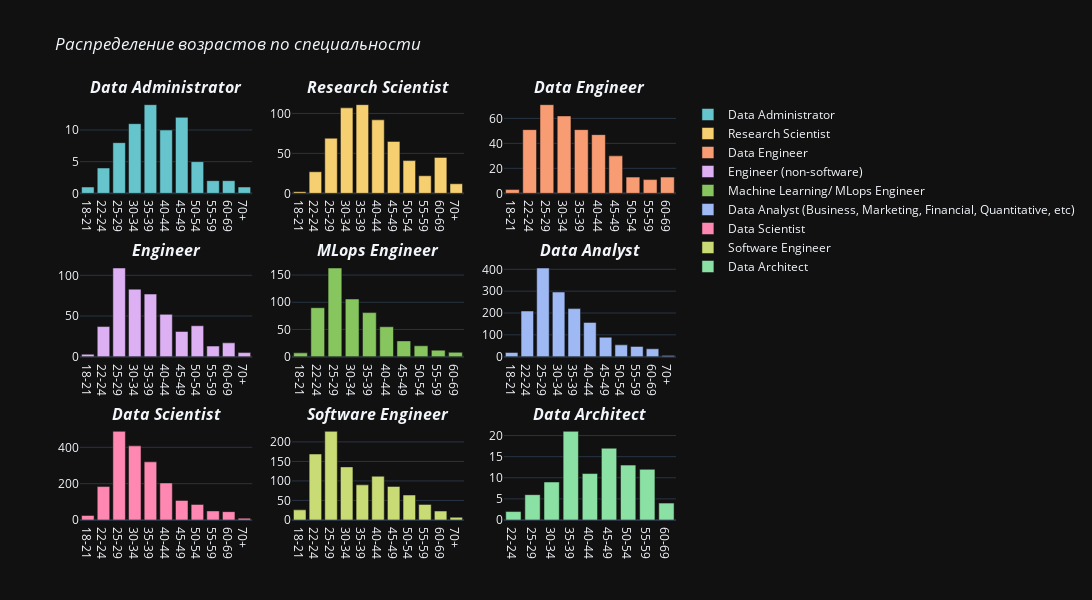

Here is the notebook cell this chart was saved with:
### Code cell
t4 = data[
    ((data['Q23'] == 'Data Administrator') |
    (data['Q23'] == 'Data Analyst (Business, Marketing, Financial, Quantitative, etc)') |
    (data['Q23'] == 'Data Engineer') |
    (data['Q23'] == 'Data Scientist') |
    (data['Q23'] == 'Engineer (non-software)') |
    (data['Q23'] == 'Machine Learning/ MLops Engineer') |
    (data['Q23'] == 'Research Scientist') |
    (data['Q23'] == 'Software Engineer') |
    (data['Q23'] == 'Data Architect')) & data['Q2']
]
df_spec_1 = t4[['Q23', 'Q2']].value_counts().reset_index()
df_spec_1.columns = ['Q23', 'Q2', 'value_counts']
df_spec = df_spec_1.sort_values(by = 'Q2')

df_pro = df_spec['Q23'].unique()
df_pro[3] = 'Engineer'
df_pro[4] = 'MLops Engineer'
df_pro[5] = 'Data Analyst'

formatted_values = df_pro.tolist()
formatted_values = list(map(lambda x: f'<b><i>{x}</i></b>', formatted_values))

fig = make_subplots(rows = 3, cols = 3, shared_xaxes = False, shared_yaxes = False, subplot_titles = formatted_values)

colors = px.colors.qualitative.Pastel

for i, q23 in enumerate(df_spec['Q23'].unique()):
    set = df_spec[df_spec['Q23'] == q23]
    row = i//3 +1
    col = i%3 + 1
    fig.add_trace(go.Bar(x = set['Q2'], y = set['value_counts'], name = q23, marker_color = colors[i]), row = row, col = col)

fig.update_layout(height = 600, width = 1200, title_text = "<i>Распределение возрастов по специальности</i>")
# fig.write_image("../misc/images/t4.svg")
fig.show()

### Figure 1 — Plotly figure (JSON) as saved in the notebook; plotly's stock layout.template omitted (floating-point values rounded to 4 significant figures)
{"data": [{"marker": {"color": "rgb(102, 197, 204)"}, "name": "Data Administrator", "x": ["18-21", "22-24", "25-29", "30-34", "35-39", "40-44", "45-49", "50-54", "55-59", "60-69", "70+"], "y": [1, 4, 8, 11, 14, 10, 12, 5, 2, 2, 1], "type": "bar", "xaxis": "x", "yaxis": "y"}, {"marker": {"color": "rgb(246, 207, 113)"}, "name": "Research Scientist", "x": ["18-21", "22-24", "25-29", "30-34", "35-39", "40-44", "45-49", "50-54", "55-59", "60-69", "70+"], "y": [2, 27, 69, 107, 111, 92, 65, 41, 22, 45, 12], "type": "bar", "xaxis": "x2", "yaxis": "y2"}, {"marker": {"color": "rgb(248, 156, 116)"}, "name": "Data Engineer", "x": ["18-21", "22-24", "25-29", "30-34", "35-39", "40-44", "45-49", "50-54", "55-59", "60-69"], "y": [3, 51, 71, 62, 51, 47, 30, 13, 11, 13], "type": "bar", "xaxis": "x3", "yaxis": "y3"}, {"marker": {"color": "rgb(220, 176, 242)"}, "name": "Engineer (non-software)", "x": ["18-21", "22-24", "25-29", "30-34", "35-39", "40-44", "45-49", "50-54", "55-59", "60-69", "70+"], "y": [3, 37, 109, 83, 77, 52, 31, 38, 13, 17, 5], "type": "bar", "xaxis": "x4", "yaxis": "y4"}, {"marker": {"color": "rgb(135, 197, 95)"}, "name": "Machine Learning/ MLops Engineer", "x": ["18-21", "22-24", "25-29", "30-34", "35-39", "40-44", "45-49", "50-54", "55-59", "60-69"], "y": [7, 90, 163, 106, 81, 55, 29, 20, 12, 8], "type": "bar", "xaxis": "x5", "yaxis": "y5"}, {"marker": {"color": "rgb(158, 185, 243)"}, "name": "Data Analyst (Business, Marketing, Financial, Quantitative, etc)", "x": ["18-21", "22-24", "25-29", "30-34", "35-39", "40-44", "45-49", "50-54", "55-59", "60-69", "70+"], "y": [19, 209, 406, 296, 220, 157, 89, 54, 47, 36, 5], "type": "bar", "xaxis": "x6", "yaxis": "y6"}, {"marker": {"color": "rgb(254, 136, 177)"}, "name": "Data Scientist", "x": ["18-21", "22-24", "25-29", "30-34", "35-39", "40-44", "45-49", "50-54", "55-59", "60-69", "70+"], "y": [25, 184, 488, 408, 320, 204, 108, 86, 50, 46, 10], "type": "bar", "xaxis": "x7", "yaxis": "y7"}, {"marker": {"color": "rgb(201, 219, 116)"}, "name": "Software Engineer", "x": ["18-21", "22-24", "25-29", "30-34", "35-39", "40-44", "45-49", "50-54", "55-59", "60-69", "70+"], "y": [26, 169, 227, 136, 90, 112, 86, 64, 40, 23, 7], "type": "bar", "xaxis": "x8", "yaxis": "y8"}, {"marker": {"color": "rgb(139, 224, 164)"}, "name": "Data Architect", "x": ["22-24", "25-29", "30-34", "35-39", "40-44", "45-49", "50-54", "55-59", "60-69"], "y": [2, 6, 9, 21, 11, 17, 13, 12, 4], "type": "bar", "xaxis": "x9", "yaxis": "y9"}], "layout": {"xaxis": {"anchor": "y", "domain": [0.0, 0.2889]}, "yaxis": {"anchor": "x", "domain": [0.7778, 1.0]}, "xaxis2": {"anchor": "y2", "domain": [0.3556, 0.6444]}, "yaxis2": {"anchor": "x2", "domain": [0.7778, 1.0]}, "xaxis3": {"anchor": "y3", "domain": [0.7111, 1.0]}, "yaxis3": {"anchor": "x3", "domain": [0.7778, 1.0]}, "xaxis4": {"anchor": "y4", "domain": [0.0, 0.2889]}, "yaxis4": {"anchor": "x4", "domain": [0.3889, 0.6111]}, "xaxis5": {"anchor": "y5", "domain": [0.3556, 0.6444]}, "yaxis5": {"anchor": "x5", "domain": [0.3889, 0.6111]}, "xaxis6": {"anchor": "y6", "domain": [0.7111, 1.0]}, "yaxis6": {"anchor": "x6", "domain": [0.3889, 0.6111]}, "xaxis7": {"anchor": "y7", "domain": [0.0, 0.2889]}, "yaxis7": {"anchor": "x7", "domain": [0.0, 0.2222]}, "xaxis8": {"anchor": "y8", "domain": [0.3556, 0.6444]}, "yaxis8": {"anchor": "x8", "domain": [0.0, 0.2222]}, "xaxis9": {"anchor": "y9", "domain": [0.7111, 1.0]}, "yaxis9": {"anchor": "x9", "domain": [0.0, 0.2222]}, "annotations": [{"font": {"size": 16}, "showarrow": false, "text": "<b><i>Data Administrator</i></b>", "x": 0.1444, "xanchor": "center", "xref": "paper", "y": 1.0, "yanchor": "bottom", "yref": "paper"}, {"font": {"size": 16}, "showarrow": false, "text": "<b><i>Research Scientist</i></b>", "x": 0.5, "xanchor": "center", "xref": "paper", "y": 1.0, "yanchor": "bottom", "yref": "paper"}, {"font": {"size": 16}, "showarrow": false, "text": "<b><i>Data Engineer</i></b>", "x": 0.8556, "xanchor": "center", "xref": "paper", "y": 1.0, "yanchor": "bottom", "yref": "paper"}, {"font": {"size": 16}, "showarrow": false, "text": "<b><i>Engineer</i></b>", "x": 0.1444, "xanchor": "center", "xref": "paper", "y": 0.6111, "yanchor": "bottom", "yref": "paper"}, {"font": {"size": 16}, "showarrow": false, "text": "<b><i>MLops Engineer</i></b>", "x": 0.5, "xanchor": "center", "xref": "paper", "y": 0.6111, "yanchor": "bottom", "yref": "paper"}, {"font": {"size": 16}, "showarrow": false, "text": "<b><i>Data Analyst</i></b>", "x": 0.8556, "xanchor": "center", "xref": "paper", "y": 0.6111, "yanchor": "bottom", "yref": "paper"}, {"font": {"size": 16}, "showarrow": false, "text": "<b><i>Data Scientist</i></b>", "x": 0.1444, "xanchor": "center", "xref": "paper", "y": 0.2222, "yanchor": "bottom", "yref": "paper"}, {"font": {"size": 16}, "showarrow": false, "text": "<b><i>Software Engineer</i></b>", "x": 0.5, "xanchor": "center", "xref": "paper", "y": 0.2222, "yanchor": "bottom", "yref": "paper"}, {"font": {"size": 16}, "showarrow": false, "text": "<b><i>Data Architect</i></b>", "x": 0.8556, "xanchor": "center", "xref": "paper", "y": 0.2222, "yanchor": "bottom", "yref": "paper"}], "title": {"text": "<i>Распределение возрастов по специальности</i>"}, "height": 600, "width": 1200}}
